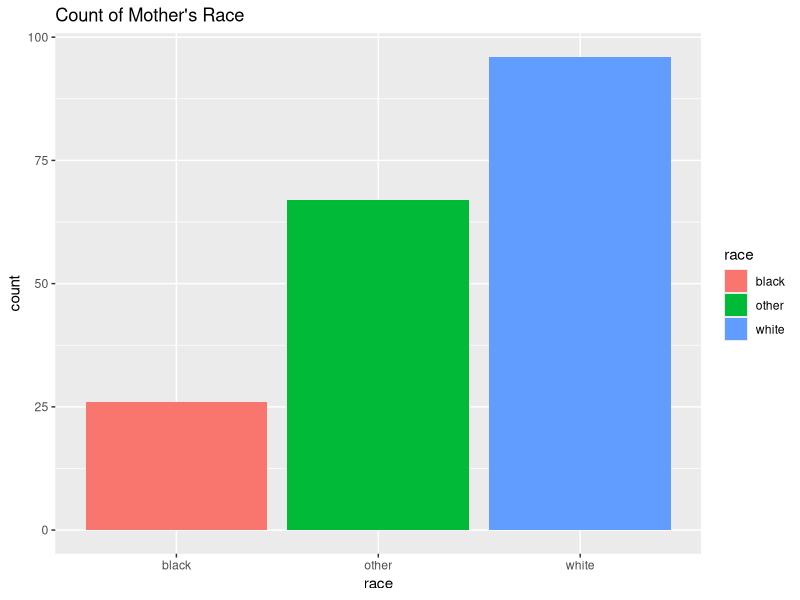
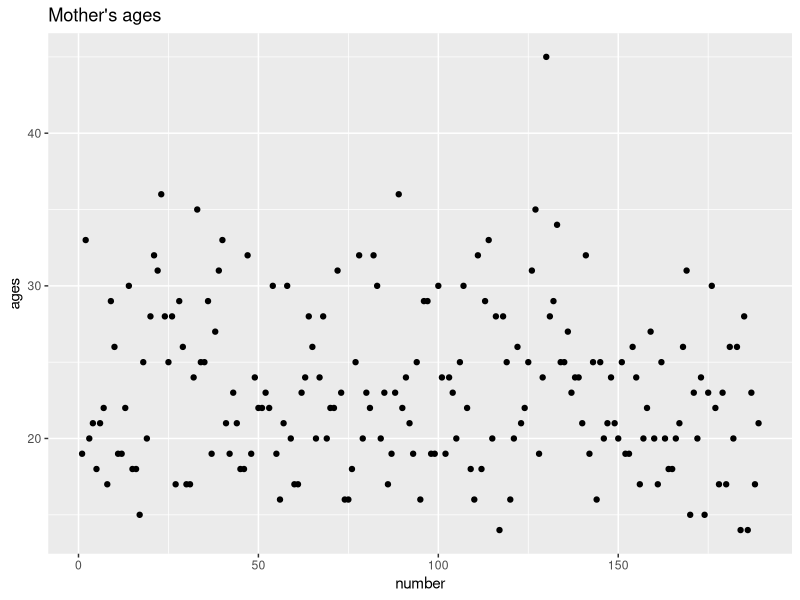
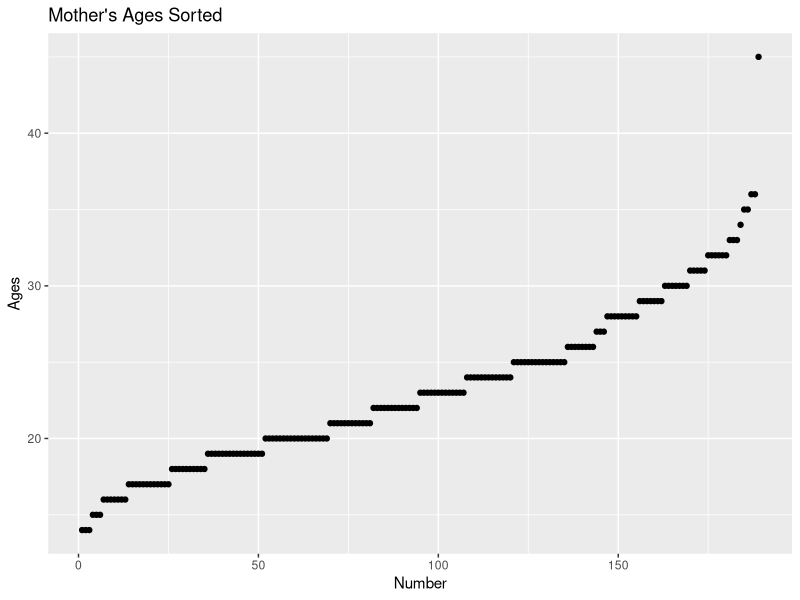
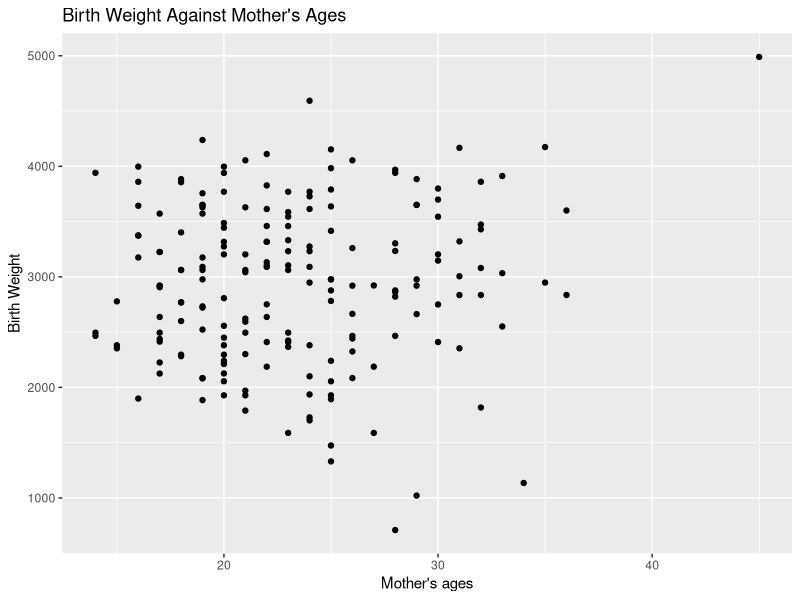
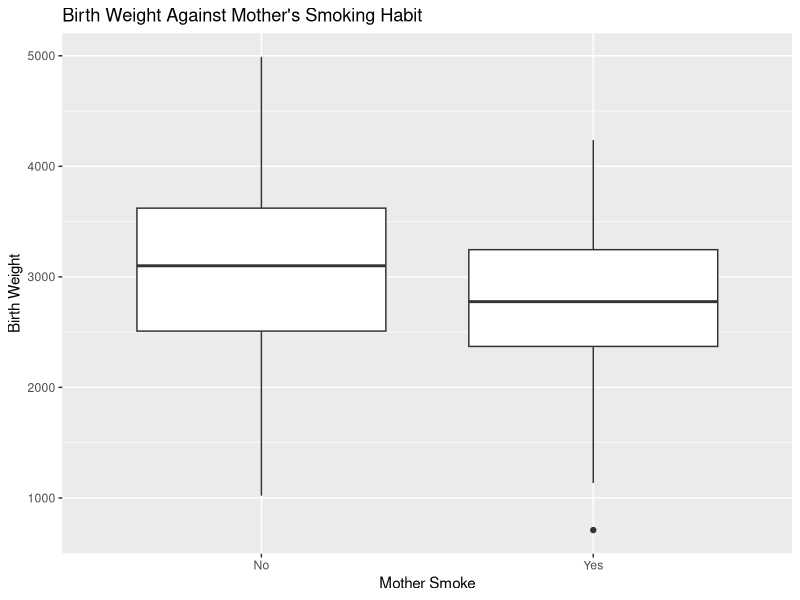

These charts were generated, in order, by the following R code: (Note: this script raises an error after producing the figures.)
## ---- chunk 1
knitr::opts_chunk$set(echo = TRUE)
## ---- chunk 2
options(warn=-1) 
## ---- chunk 3
library(tidyverse)
library(dplyr)
library(lubridate)
library(MASS)
birthwt
summary(birthwt)
## ---- chunk 4
# make it readable
colnames(birthwt) <- c("birthwt.below.2500", "mother.age", "mother.weight", "race", "mother.smokes", "previous.prem.labor", "hypertension", "uterine.irr", "physician.visits", "birthwt.grams")
birthwt$race <- factor(c("white", "black", "other")[birthwt$race])
birthwt$mother.smokes <- factor(c('No','Yes')[birthwt$mother.smokes+1])
birthwt$uterine.irr <- factor(c('No','Yes')[birthwt$uterine.irr+1])
birthwt$hypertension <- factor(c('No','Yes')[birthwt$hypertension+1])
birthwt
## ---- chunk 5
birthwt %>% ggplot(aes(x=race,fill=race))+
  geom_bar()+
  labs(title="Count of Mother's Race")
## ---- chunk 6
birthwt %>% ggplot(aes(y=mother.age,x=c(1:nrow(birthwt))))+
  geom_point()+
  labs(title="Mother's ages",y='ages',x='number')
## ---- chunk 7
birthwt %>% arrange(mother.age) %>% ggplot(aes(x=c(1:nrow(birthwt)),y=mother.age))+
  geom_point()+
  labs(title="Mother's Ages Sorted",y='Ages',x='Number')

## ---- chunk 8
birthwt %>% ggplot(aes(x=mother.age,y=birthwt.grams))+
  geom_point()+
  labs(title="Birth Weight Against Mother's Ages",y='Birth Weight',x="Mother's ages")
## ---- chunk 9
birthwt %>% ggplot(aes(x=mother.smokes,y=birthwt.grams))+
  geom_boxplot()+
  labs(title="Birth Weight Against Mother's Smoking Habit",y='Birth Weight',x='Mother Smoke')
## ---- chunk 10
# Basic statistical testing
t.test(birthwt$birthwt.grams[birthwt$mother.smokes=='Yes'],birthwt$birthwt.grams[birthwt$mother.smokes=='No'])
## ---- chunk 11
# Fit a linear model?
linear.model.1 <- lm(birthwt$birthwt.grams~birthwt$mother.smokes)
summary(linear.model.1)

linear.model.2 <- lm(birthwt$birthwt.grams~birthwt$mother.age)
summary(linear.model.2)


# Detecting Outliers
birthwt.noout <- birthwt %>% filter(mother.age<=40)
linear.model.3 <- lm(birthwt.noout$birthwt.grams~birthwt.noout$mother.age)
summary(linear.model.3)

# More complex models
linear.model.3a <- lm(data=birthwt.noout, birthwt.grams ~ mother.smokes + birthwt$mother.age)
summary(linear.model.3a)

linear.model.3b <- lm(data=birthwt.noout, birthwt.grams ~ mother.age + mother.smokes+ race)
summary(linear.model.3b)

# Everything in
linear.model.4 <- lm(data=birthwt.noout,birthwt.grams~.)
summary(linear.model.4)

linear.model.4a <- lm(data=birthwt.noout,birthwt.grams ~ . - birthwt.below.2500)
summary(linear.model.4a)

# Generalized Linear Models
glm.0 <- glm(data=birthwt.noout,birthwt.below.2500~.- birthwt.grams)

glm.1 <-glm(data=birthwt,birthwt.below.2500~.- birthwt.grams,family=binomial())
## ---- chunk 12


